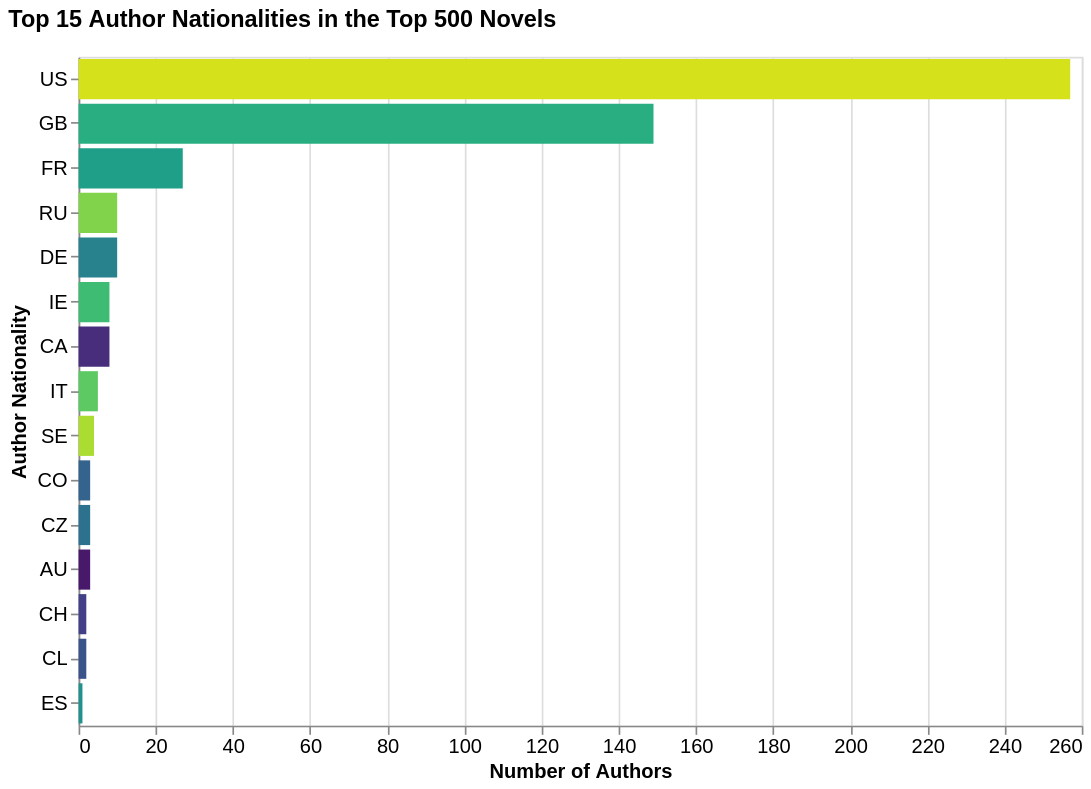

Notebook cell for this chart:
### Markdown cell above
---
## Section 5: Author Nationality

Language of writing and author nationality are related but not identical. An author might write in a colonial language, or emigrate and write in an adopted tongue. Let's look at nationality separately.

### Code cell
# Top 15 nationalities

nationality_counts = (
    novels_df['author_nationality']
    .value_counts()
    .head(15)
    .reset_index()
)
nationality_counts.columns = ['nationality', 'count']
chart = alt.Chart(nationality_counts).mark_bar().encode(
    x=alt.X('count:Q', title='Number of Authors'),
    y=alt.Y('nationality:N', sort='-x', title='Author Nationality'),
    color=alt.Color('nationality:N', scale=alt.Scale(scheme='viridis'), legend=None),
    tooltip=['nationality', 'count']
).properties(
    title='Top 15 Author Nationalities in the Top 500 Novels',
    width=600,
    height=400
).configure_title(
    fontSize=14,
    anchor='start',
    offset=15
).configure_axis(
    labelFontSize=12,
    titleFontSize=12
)

chart.display()

### Figure 1 — Vega-Lite specification as saved in the notebook (floating-point values rounded to 4 significant figures)
{"config": {"view": {"continuousWidth": 300, "continuousHeight": 300}, "axis": {"labelFontSize": 12, "titleFontSize": 12}, "title": {"anchor": "start", "fontSize": 14, "offset": 15}}, "data": {"name": "data-238bd749de7d8707b361ebf5ae52d905"}, "mark": {"type": "bar"}, "encoding": {"color": {"field": "nationality", "legend": null, "scale": {"scheme": "viridis"}, "type": "nominal"}, "tooltip": [{"field": "nationality", "type": "nominal"}, {"field": "count", "type": "quantitative"}], "x": {"field": "count", "title": "Number of Authors", "type": "quantitative"}, "y": {"field": "nationality", "sort": "-x", "title": "Author Nationality", "type": "nominal"}}, "height": 400, "title": "Top 15 Author Nationalities in the Top 500 Novels", "width": 600, "$schema": "https://vega.github.io/schema/vega-lite/v6.4.1.json", "datasets": {"data-238bd749de7d8707b361ebf5ae52d905": [{"nationality": "US", "count": 257}, {"nationality": "GB", "count": 149}, {"nationality": "FR", "count": 27}, {"nationality": "RU", "count": 10}, {"nationality": "DE", "count": 10}, {"nationality": "IE", "count": 8}, {"nationality": "CA", "count": 8}, {"nationality": "IT", "count": 5}, {"nationality": "SE", "count": 4}, {"nationality": "CO", "count": 3}, {"nationality": "CZ", "count": 3}, {"nationality": "AU", "count": 3}, {"nationality": "CH", "count": 2}, {"nationality": "CL", "count": 2}, {"nationality": "ES", "count": 1}]}}
